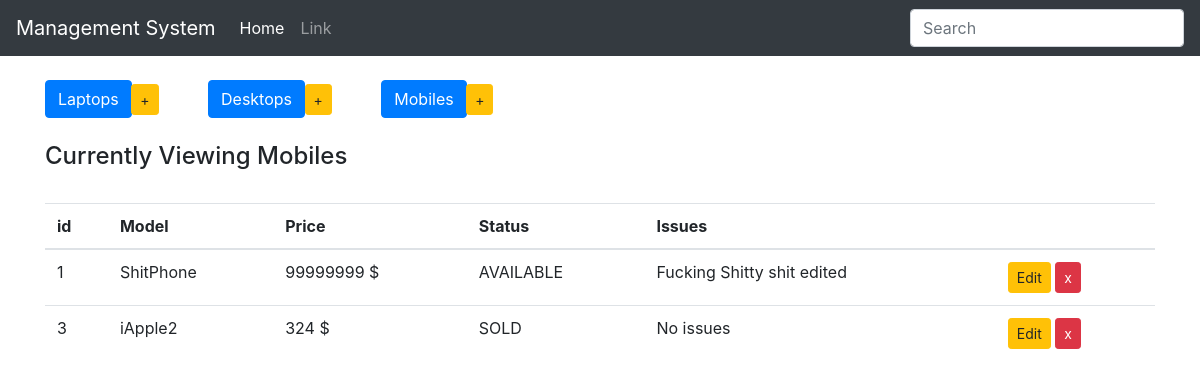
/display_mobiles, run on an earlier commit of the app's database.
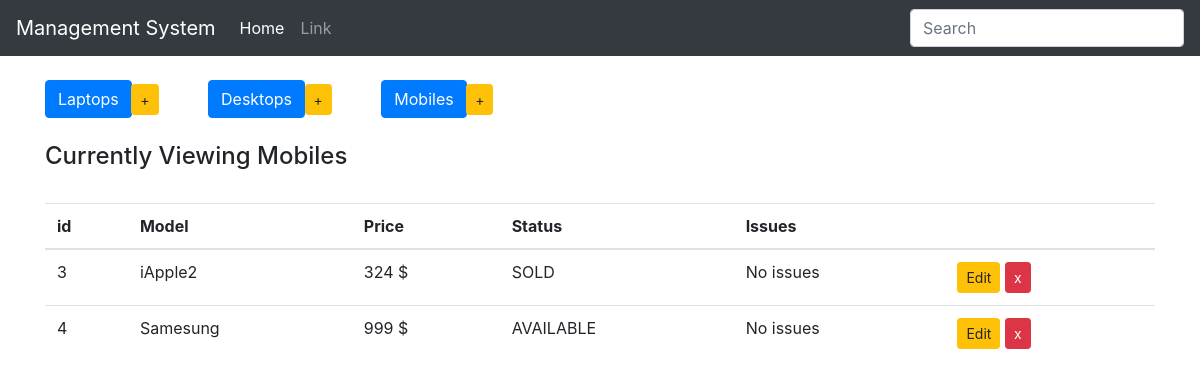
And on a later commit of the database.
### inventory/models.py (models this page shows, shortened)
class Device(models.Model):  # name of the table
    type = models.CharField(max_length=100, blank=False)  # name of the column
    price = models.IntegerField()
    choices = (
        ('AVAILABLE', 'ITEM READY TO BE PURCHASED'),
        ('SOLD', 'ITEM SOLD'),
        ('RESTOCKING', 'ITEM RESTOCKING IN FEW DAYS')
    )
    status = models.CharField(max_length=10, choices=choices, default="SOLD")  # Available, Sold, Restocking
    issues = models.CharField(max_length=100, default="No issues")
    class Meta:
        abstract = True

class Mobile(Device):
    pass

### inventory/views.py (the view)
# urls.py: url(r'^display_mobiles$', display_mobiles, name='display_mobiles'),
def display_mobiles(request):
    items = Mobile.objects.all()
    context = {
        'items': items,
        'header': 'Mobiles'
    }
    return render(request, 'index.html', context)

### templates/index.html
{% extends 'base.html' %}
{% block body %}
  <div class="add_buttons">
  <br>
    <div class="button-group">
      <a href="{% url 'display_laptops' %}" class="btn btn-primary btn-md btn-trim" role="button"> Laptops</a>
      <a href="{% url 'add_laptop' %}" class="btn btn-warning btn-sm btn-pad" role="button"> +</a>
      <a href="{% url 'display_desktops' %}" class="btn btn-primary btn-md btn-trim" role="button"> Desktops</a>
      <a href="{% url 'add_desktop' %}" class="btn btn-warning btn-sm btn-pad" role="button"> +</a>
      <a href="{% url 'display_mobiles' %}" class="btn btn-primary btn-md btn-trim" role="button"> Mobiles</a>
      <a href="{% url 'add_mobile' %}" class="btn btn-warning btn-sm btn-pad" role="button"> +</a>
    </div>
  </div>
    <br>
  <div>
    <h4>Currently Viewing {{ header }}</h4>
  </div>
    <br>
  <table class="table table-hover">
    <thead>
      <tr>
        <th>id</th>
        <th>Model</th>
        <th>Price</th>
        <th>Status</th>
        <th>Issues</th>
        <th></th>
      </tr>
    </thead>
    <tbody>
      {% for item in items %}
      <tr>
        <td>{{ item.pk }}
        <td>{{ item.type }}</td>
        <td>{{ item.price }} $</td>
        <td>{{ item.status }}</td>
        <td>{{ item.issues }}</td>
        {% if header|lower == "laptops" %}
        <td>
            <a href="{% url 'edit_laptop' item.pk %}" class="btn btn-warning btn-sm" role="button" aria-pressed="true" > Edit</a>
            <a href="{% url 'delete_laptop' item.pk%}" class="btn btn-danger btn-sm" role="button" aria-pressed="true" > x</a>
        </td>
        {% elif header|lower == "desktops" %}
        <td>
            <a href="{% url 'edit_desktop' item.pk %}" class="btn btn-warning btn-sm" role="button" aria-pressed="true" > Edit</a>
            <a href="{% url 'delete_desktop' item.pk%}" class="btn btn-danger btn-sm" role="button" aria-pressed="true" > x</a>
        </td>
        {% else %}
        <td>
            <a href="{% url 'edit_mobile' item.pk %}" class="btn btn-warning btn-sm" role="button" aria-pressed="true" > Edit</a>
            <a href="{% url 'delete_mobile' item.pk%}" class="btn btn-danger btn-sm" role="button" aria-pressed="true" > x</a>
        </td>
        {% endif %}
      </tr>
      {% endfor %}
    </tbody>
  </table>
{% endblock %}

### templates/base.html (shortened to what this page needs)
<html>
<head>
</head>
{% load static %}
<link rel="stylesheet" href="{% static 'css/style.css' %}">
<link rel="stylesheet" href="{% static 'css/bootstrap.min.css' %}">
<body>
<nav class="navbar navbar-expand navbar-dark bg-dark">
  <a class="navbar-brand" href="#">Management System</a>
  <div class="collapse navbar-collapse" id="navbarsExample02">
    <ul class="navbar-nav mr-auto">
      <li class="nav-item active">
        <a class="nav-link" href="{% url 'index' %}">Home <span class="sr-only">(current)</span></a>
      </li>
      <li class="nav-item">
        <a class="nav-link" href="#">Link</a>
      </li>
    </ul>
    <form class="form-inline my-2 my-md-0">
      <input class="form-control" type="text" placeholder="Search">
    </form>
  </div>
</nav>
<div class="container">
    {% block body %}
    {% endblock %}
</div>
</body>
</html>

### inventory/static/css/style.css (style rules this page uses)
.btn-pad { margin-right: 45px; }
.btn-trim { margin-right: -5px }

What changed in the data, as far as the page shows it:
removed Mobile: pk "1", type "ShitPhone", price "99999999", status "AVAILABLE", issues "Fucking Shitty shit edited"
added Mobile: pk "4", type "Samesung", price "999", status "AVAILABLE", issues "No issues"
